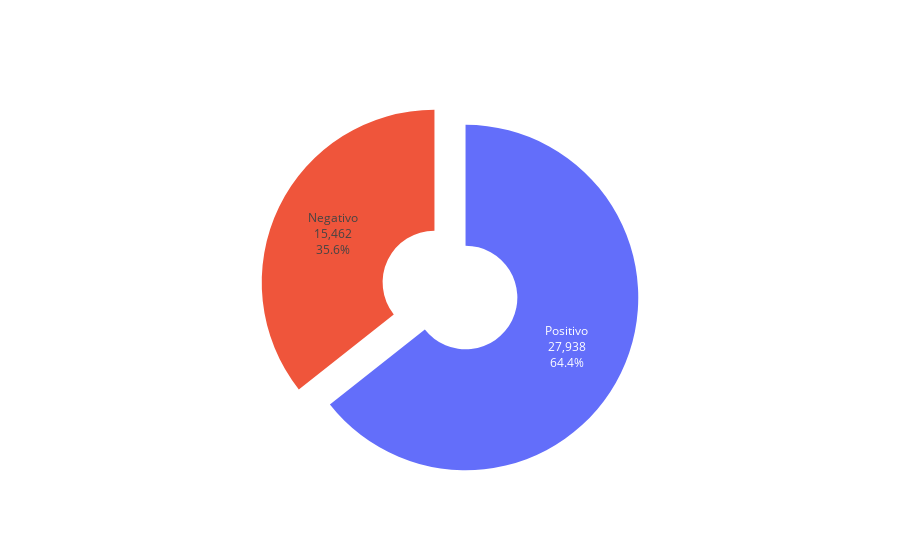

This figure's notebook cell:
### Code cell
labels = ['Positivo', 'Negativo']
values = [27938, 15462]
fig = go.Figure(data=[go.Pie(labels=labels, values=values, textinfo='label+percent+value', hole=.3, rotation=0)])
fig.update_layout(showlegend=False) # title_text='Distribución de Género', title_x=0.5, title_y=0.9, title_font=dict(size=25), 
fig.update_traces(textfont_size=12, pull=[0.1, 0.1], hoverinfo='label+percent+value')
fig.show()
fig.write_image(os.path.join(os.path.dirname(os.path.dirname(os.path.abspath('file'))), 'utils', "image", "matr.png"))

### Figure 1 — Plotly figure (JSON) as saved in the notebook; plotly's stock layout.template omitted (floating-point values rounded to 4 significant figures)
{"data": [{"hole": 0.3, "hoverinfo": "label+percent+value", "labels": ["Positivo", "Negativo"], "pull": [0.1, 0.1], "rotation": 0, "textfont": {"size": 12}, "textinfo": "label+percent+value", "type": "pie", "values": [27938, 15462]}], "layout": {"showlegend": false}}
